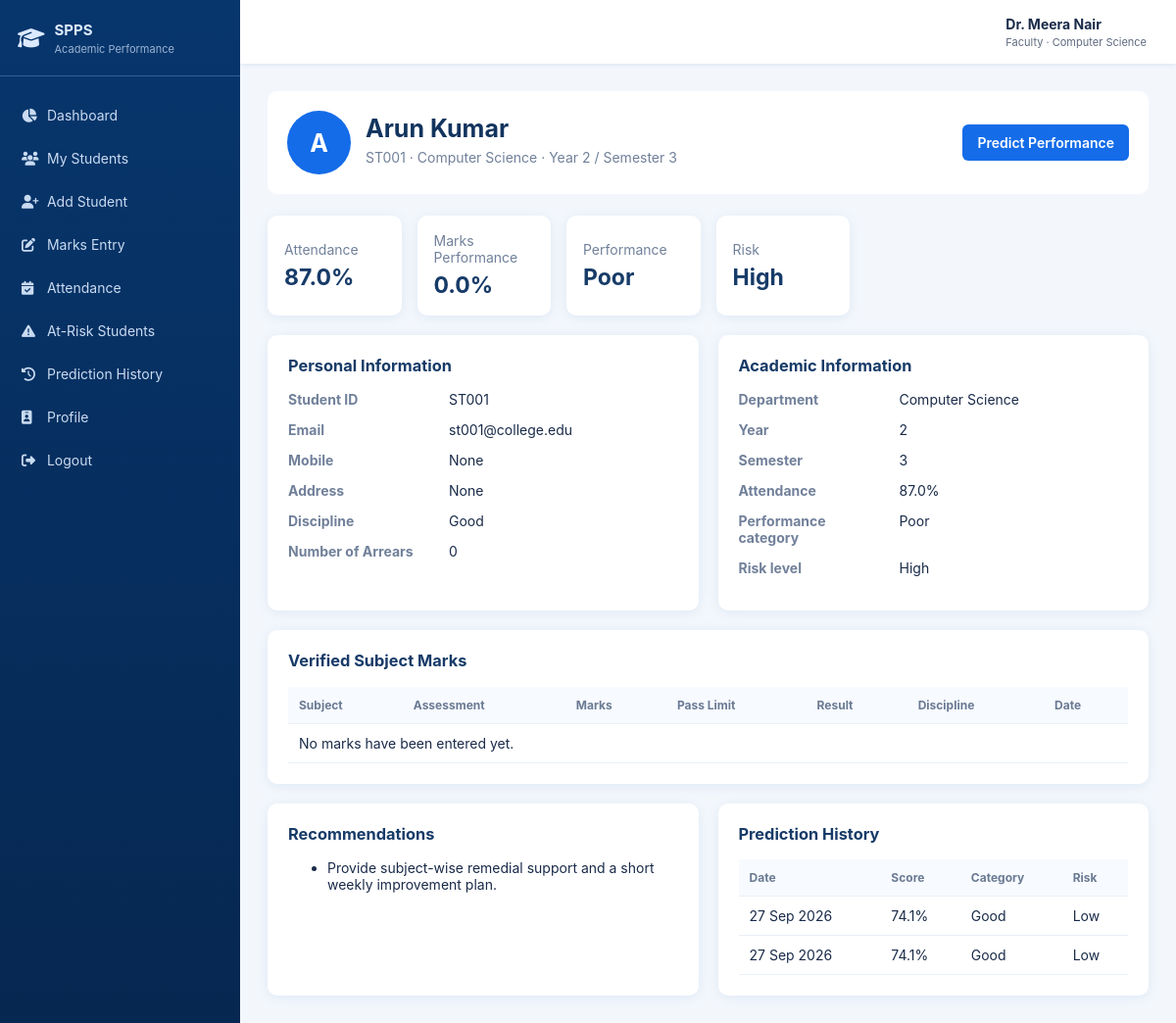
Screenshot of /students/1 (signed in) with the database file from the repository.
### models.py (models this page shows, shortened)
class User(db.Model):
    id = db.Column(db.Integer, primary_key=True)
    username = db.Column(db.String(80), nullable=False, unique=True)
    email = db.Column(db.String(120), nullable=False, unique=True)
    password_hash = db.Column(db.String(255), nullable=False)
    role = db.Column(db.String(30), nullable=False, default='faculty')
    department = db.Column(db.String(80))
    phone = db.Column(db.String(20))
    status = db.Column(db.String(20), default='active')
    password_change_required = db.Column(db.Boolean, default=False)
    otp_hash = db.Column(db.String(255))
    otp_expires_at = db.Column(db.DateTime)
    created_at = db.Column(db.DateTime, default=datetime.utcnow)
    faculty = db.relationship('Faculty', backref='user', uselist=False, cascade='all, delete-orphan')

class Faculty(db.Model):
    id = db.Column(db.Integer, primary_key=True)
    user_id = db.Column(db.Integer, db.ForeignKey('user.id'), unique=True, nullable=False)
    faculty_id = db.Column(db.String(30), unique=True, nullable=False)
    name = db.Column(db.String(100), nullable=False)
    department = db.Column(db.String(80), nullable=False)

class Student(db.Model):
    id = db.Column(db.Integer, primary_key=True)
    student_id = db.Column(db.String(30), nullable=False, unique=True)
    name = db.Column(db.String(120), nullable=False)
    gender = db.Column(db.String(20))
    date_of_birth = db.Column(db.Date)
    department = db.Column(db.String(80), nullable=False)
    year = db.Column(db.Integer, nullable=False)
    semester = db.Column(db.Integer, nullable=False)
    email = db.Column(db.String(120))
    phone = db.Column(db.String(25))
    address = db.Column(db.Text)
    discipline = db.Column(db.String(20), default='Good')
    arrears = db.Column(db.Integer, default=0, nullable=False)
    attendance = db.Column(db.Float, default=0)
    previous_gpa = db.Column(db.Float, default=0)
    assignment_score = db.Column(db.Float, default=0)
    internal_mark = db.Column(db.Float, default=0)
    study_hours = db.Column(db.Float, default=0)
    previous_semester_mark = db.Column(db.Float, default=0)
    practical_mark = db.Column(db.Float, default=0)
    participation_score = db.Column(db.Float, default=0)
    backlogs = db.Column(db.Integer, default=0)
    assigned_faculty_id = db.Column(db.Integer, db.ForeignKey('faculty.id'))
    created_at = db.Column(db.DateTime, default=datetime.utcnow)
    updated_at = db.Column(db.DateTime, default=datetime.utcnow, onupdate=datetime.utcnow)
    predictions = db.relationship('Prediction', backref='student', lazy=True, cascade='all, delete-orphan')
    mark_records = db.relationship('MarkRecord', backref='student', lazy=True, cascade='all, delete-orphan')
    attendance_records = db.relationship('AttendanceRecord', backref='student', lazy=True, cascade='all, delete-orphan')

class Prediction(db.Model):
    id = db.Column(db.Integer, primary_key=True)
    student_id = db.Column(db.Integer, db.ForeignKey('student.id'), nullable=False)
    attendance = db.Column(db.Float)
    previous_gpa = db.Column(db.Float)
    internal_mark = db.Column(db.Float)
    assignment_score = db.Column(db.Float)
    study_hours = db.Column(db.Float)
    previous_semester_mark = db.Column(db.Float)
    practical_mark = db.Column(db.Float)
    participation_score = db.Column(db.Float)
    backlogs = db.Column(db.Integer)
    predicted_score = db.Column(db.Float, nullable=False)
    performance_category = db.Column(db.String(30))
    risk_level = db.Column(db.String(20))
    probability = db.Column(db.Float)
    model_version = db.Column(db.String(40))
    predicted_at = db.Column(db.DateTime, default=datetime.utcnow)

### app.py (the view)
@app.route('/students/<int:id>')
@guard('admin', 'faculty')
def student_profile(id):
    s = student_or_404(id)
    marks = MarkRecord.query.filter_by(student_id=s.id).order_by(
        MarkRecord.created_at.desc()).all()
    predictions = sorted(s.predictions, key=lambda x: x.predicted_at, reverse=True)
    return render_template(
        'profile.html', student=s, marks=marks, predictions=predictions,
        performance_percent=performance_percent,
        performance_category=performance_category,
        risk_level=risk_level,
        recommendations=recommendations
    )

### app.py (called while the page is built)
def performance_percent(student):
    records = MarkRecord.query.filter_by(student_id=student.id).all()
    if not records:
        return 0.0
    return round(sum(r.percentage for r in records) / len(records), 1)

def performance_category(percent):
    thresholds = app.config['PERFORMANCE_THRESHOLDS']
    if percent >= thresholds['good']:
        return 'Excellent'
    if percent >= thresholds['average']:
        return 'Good'
    if percent >= thresholds['poor']:
        return 'Average'
    return 'Poor'

def risk_level(student):
    pct = performance_percent(student)
    t = app.config['RISK_THRESHOLDS']
    if pct < t['high_mark'] or student.attendance < t['high_attendance']:
        return 'High'
    if pct < t['medium_mark'] or student.attendance < t['medium_attendance']:
        return 'Medium'
    return 'Low'

def recommendations(student, risk):
    out = []
    if student.attendance < 75:
        out.append('Improve attendance and review missed classes with the faculty member.')
    pct = performance_percent(student)
    if pct < 50:
        out.append('Provide subject-wise remedial support and a short weekly improvement plan.')
    elif pct < 65:
        out.append('Use targeted practice and faculty feedback to move marks above the average band.')
    if student.discipline == 'Bad':
        out.append('Discuss discipline expectations and agree on a classroom improvement plan.')
    return out or ['Maintain the current academic routine and continue regular faculty review.']

def current_user():
    return db.session.get(User, session.get('user_id')) if session.get('user_id') else None

def guard(*roles):
    def deco(fn):
        from functools import wraps
        @wraps(fn)
        def wrapped(*args, **kwargs):
            u = current_user()
            if not u:
                return redirect(url_for('login'))
            if roles and u.role not in roles:
                abort(403)
            return fn(*args, **kwargs)
        return wrapped
    return deco

def student_or_404(student_id):
    s = db.session.get(Student, student_id)
    if not s:
        abort(404)
    return s

@app.before_request
def csrf_protection():
    if request.method == 'POST' and request.form.get('_csrf_token') != session.get('_csrf_token'):
        abort(403)

### templates/profile.html
{% extends 'base.html' %}
{% block content %}
<div class="profile-head">
  <div class="avatar">{{student.name[0]}}</div>
  <div><h1>{{student.name}}</h1><p>{{student.student_id}} · {{student.department}} · Year {{student.year}} / Semester {{student.semester}}</p></div>
  <a class="primary" href="{{url_for('prediction',id=student.id)}}">Predict Performance</a>
</div>
<div class="stats">
  {% for label,value in [('Attendance',student.attendance~'%'),('Marks Performance',performance_percent(student)~'%'),('Performance',performance_category(performance_percent(student))),('Risk',risk_level(student))] %}
  <div class="stat"><span>{{label}}<b>{{value}}</b></span></div>
  {% endfor %}
</div>
<div class="grid two">
<div class="card">
<h3>Personal Information</h3>
<dl>
<dt>Student ID</dt><dd>{{student.student_id}}</dd>
<dt>Email</dt><dd>{{student.email}}</dd>
<dt>Mobile</dt><dd>{{student.phone}}</dd>
<dt>Address</dt><dd>{{student.address}}</dd>
<dt>Discipline</dt><dd>{{student.discipline}}</dd>
<dt>Number of Arrears</dt><dd>{{student.arrears}}</dd>
</dl>
</div>
<div class="card">
<h3>Academic Information</h3>
<dl>
<dt>Department</dt><dd>{{student.department}}</dd>
<dt>Year</dt><dd>{{student.year}}</dd>
<dt>Semester</dt><dd>{{student.semester}}</dd>
<dt>Attendance</dt><dd>{{student.attendance}}%</dd>
<dt>Performance category</dt><dd>{{performance_category(performance_percent(student))}}</dd>
<dt>Risk level</dt><dd>{{risk_level(student)}}</dd>
</dl>
</div>
</div>
<div class="card table-wrap">
<h3>Verified Subject Marks</h3>
<table>
<tr><th>Subject</th><th>Assessment</th><th>Marks</th><th>Pass Limit</th><th>Result</th><th>Discipline</th><th>Date</th></tr>
{% for r in marks %}
<tr>
<td>{{r.subject_name}}<small>{{r.subject_code}}</small></td>
<td>{{r.assessment}}</td>
<td>{{r.score}} / {{r.maximum_score}}</td>
<td>{{r.pass_mark}} / {{r.maximum_score}}</td>
<td><span class="badge {{'low' if r.passed else 'high'}}">{{'PASS' if r.passed else 'FAIL'}}</span></td>
<td>{{r.discipline}}</td>
<td>{{r.created_at.strftime('%d %b %Y')}}</td>
</tr>
{% else %}<tr><td colspan="7">No marks have been entered yet.</td></tr>{% endfor %}
</table>
</div>
<div class="grid two">
<div class="card">
<h3>Recommendations</h3>
<ul>{% for r in recommendations(student,risk_level(student)) %}<li>{{r}}</li>{% endfor %}</ul>
</div>
<div class="card">
<h3>Prediction History</h3>
<table><tr><th>Date</th><th>Score</th><th>Category</th><th>Risk</th></tr>
{% for p in predictions %}<tr><td>{{p.predicted_at.strftime('%d %b %Y')}}</td><td>{{'%.1f'|format(p.predicted_score)}}%</td><td>{{p.performance_category}}</td><td>{{p.risk_level}}</td></tr>
{% else %}<tr><td colspan="4">No predictions saved.</td></tr>{% endfor %}
</table>
</div>
</div>
{% endblock %}

### templates/base.html (shortened to what this page needs)
<!doctype html>
<html lang="en">
<head>
<link rel="stylesheet" href="https://cdnjs.cloudflare.com/ajax/libs/font-awesome/6.7.2/css/all.min.css">
<link rel="stylesheet" href="{{ url_for('static',filename='css/style.css') }}">
</head>
<body>
{% if user %}
<aside>
  <div class="brand">
    <i class="fa-solid fa-graduation-cap"></i>
    <span>SPPS<small>Academic Performance</small></span>
  </div>
  <nav>
    <a href="{{url_for('dashboard')}}"><i class="fa fa-chart-pie"></i> Dashboard</a>
    <a href="{{url_for('students')}}"><i class="fa fa-users"></i> {{ 'My Students' if user.role=='faculty' else 'Students' }}</a>
    <a href="{{url_for('student_form')}}"><i class="fa fa-user-plus"></i> Add Student</a>
    <a href="{{url_for('marks_entry')}}"><i class="fa fa-pen-to-square"></i> Marks Entry</a>
    <a href="{{url_for('attendance_entry')}}"><i class="fa fa-calendar-check"></i> Attendance</a>
    <a href="{{url_for('at_risk')}}"><i class="fa fa-triangle-exclamation"></i> At-Risk Students</a>
    <a href="{{url_for('history')}}"><i class="fa fa-clock-rotate-left"></i> Prediction History</a>
    <a href="{{url_for('profile')}}"><i class="fa fa-id-badge"></i> Profile</a>
    <a href="{{url_for('logout')}}"><i class="fa fa-right-from-bracket"></i> Logout</a>
  </nav>
</aside>
<main>
<header>
  <div><b>{{ user.faculty.name if user.faculty else user.username }}</b><small>{{ user.role|title }} · {{ user.department or 'College' }}</small></div>
</header>
{% endif %}
<section class="content">
{% block content %}{% endblock %}
</section>
{% if user %}</main>{% endif %}
</body>
</html>

### static/css/style.css (style rules this page uses)
* { box-sizing:border-box }
body { margin:0;background:#f3f7fc;color:#1a2b49;font:14px Inter,Segoe UI,Arial,sans-serif }
aside { position:fixed;width:245px;inset:0 auto 0 0;background:linear-gradient(#07366d,#062750);color:#dbeaff;z-index:4 }
.brand { height:78px;padding:15px 18px;display:flex;align-items:center;gap:10px;border-bottom:1px solid #356294;font-size:22px }
.brand small,header small,table small { display:block;font-size:11px;font-weight:400;opacity:.7;margin-top:3px }
.brand span { font-weight:700;font-size:15px }
nav { padding:16px 10px }
nav a { display:block;color:#c9dbf1;text-decoration:none;padding:12px;border-radius:7px;margin:3px 0 }
nav i { width:22px }
main { margin-left:245px }
header { height:65px;background:#fff;box-shadow:0 1px 5px #dae4f1;display:flex;justify-content:flex-end;align-items:center;padding:0 30px }
.content { padding:28px;max-width:1600px;margin:auto }
.page-head,.profile-head { display:flex;justify-content:space-between;align-items:center;margin-bottom:22px }
.page-head h1,.profile-head h1 { margin:0;font-size:25px;color:#12345e }
.page-head p,.profile-head p { color:#71809a;margin:6px 0 }
.primary,.button,button { border:0;border-radius:6px;padding:10px 15px;cursor:pointer;text-decoration:none;display:inline-block;font-weight:600 }
.primary { background:#146ce8;color:white }
.card { background:#fff;border-radius:10px;padding:21px;box-shadow:0 2px 12px #dfe8f4;margin-bottom:20px }
.card h2,.card h3 { margin-top:0;color:#173b68 }
.stats { display:grid;grid-template-columns:repeat(6,1fr);gap:16px;margin-bottom:20px }
.stat { background:#fff;border-radius:10px;padding:17px;box-shadow:0 2px 12px #dfe8f4;display:flex;gap:12px;align-items:center }
.stat span { color:#71809a }
.stat b { display:block;color:#173b68;font-size:23px;margin-top:6px }
.grid { display:grid;gap:20px }
.two { grid-template-columns:1fr 1fr }
.table-wrap { overflow:auto }
table { width:100%;border-collapse:collapse }
th { text-align:left;color:#6a7a93;background:#f7faff;font-size:12px }
td,th { padding:11px;border-bottom:1px solid #eaf0f7 }
.avatar { width:65px;height:65px;border-radius:50%;background:#146ce8;color:#fff;display:grid;place-items:center;font-size:25px;font-weight:bold }
.profile-head { background:#fff;padding:20px;border-radius:10px;justify-content:flex-start;gap:15px }
.profile-head .primary { margin-left:auto }
dl { display:grid;grid-template-columns:150px 1fr;gap:14px }
dt { font-weight:bold;color:#71809a }
dd { margin:0 }

### rows the page displays
User: role "My Students", role "Faculty", department "Computer Science"
Faculty: faculty "Dr. Meera Nair"
Student: name "A", name "Arun Kumar", student_id "ST001", department "Computer Science", year "2", semester "3", email "st001@college.edu", phone "None", address "None", discipline "Good", arrears "0", attendance "87.0"
Prediction: predicted_at "27 Sep 2026", predicted_score "74.1", performance_category "Good", risk_level "Low"
Prediction: predicted_at "27 Sep 2026", predicted_score "74.1", performance_category "Good", risk_level "Low"

### other values shown
{{ label }} "Attendance" "Marks Performance" "Performance" "Risk"
{{ value }} "87.0%" "0.0%" "Poor" "High"
{{ performance_category(performance_percent(student)) }} "Poor"
{{ risk_level(student) }} "High"
{{ r }} "Provide subject-wise remedial support and a short weekly improvement plan."
